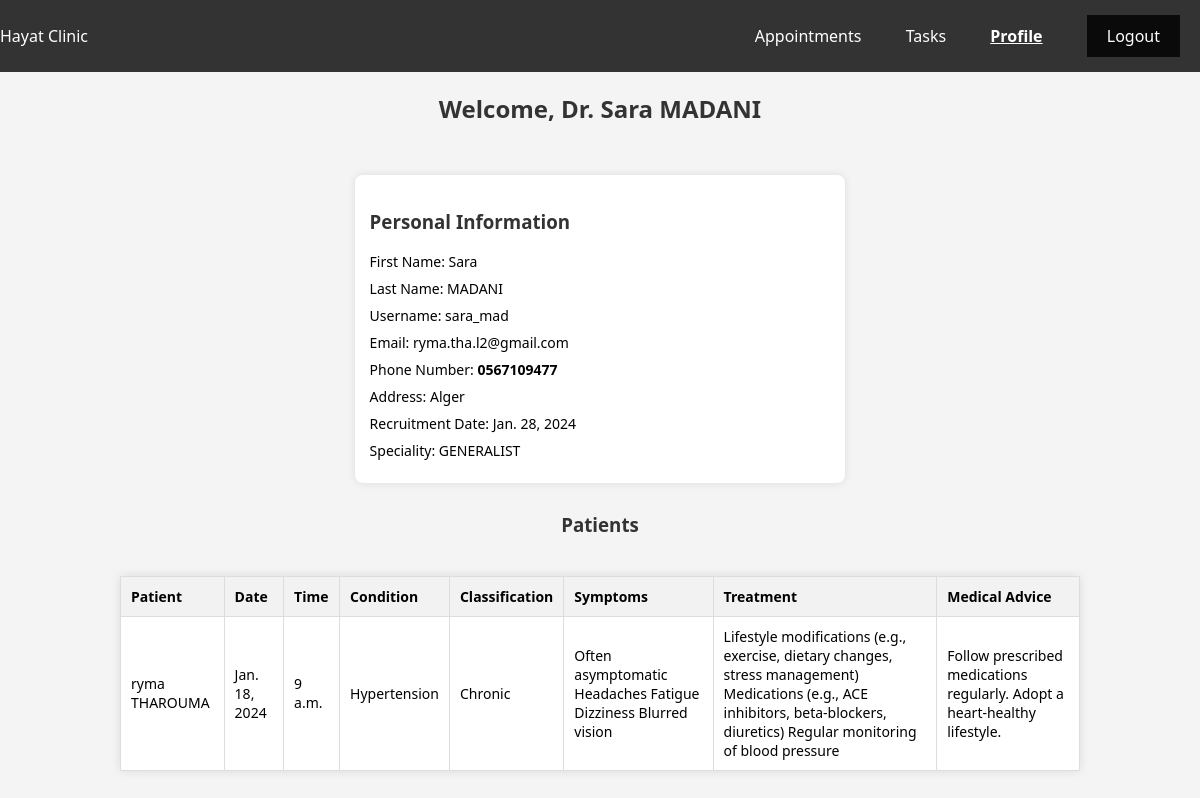
Page /project/doctor_profile/ (signed in) on the committed database.
### Project/models.py (models this page shows, shortened)
class Doctor(models.Model):
    did = models.AutoField(primary_key=True)
    user = models.OneToOneField(User, on_delete=models.CASCADE)
    SPECIALITY_CHOICES = [
        ("GENERALIST", "Generalist"),
        ("CARDIO", "Cardiologist"),
        ("DERM", "Dermatologist"),
        ("NEURO", "Neurologist"),
        ("ORTHO", "Orthopedic Surgeon"),
        ("ENT", "Otolaryngologist (ENT Specialist)"),
        ("PEDI", "Pediatrician"),
        ("PSYCH", "Psychiatrist"),
    ]
    phone_number = models.CharField(max_length=15, null=False, blank=False)
    address = models.TextField(null=False, blank=False)
    date_recruitment = models.DateField(null=False, blank=False)
    speciality = models.CharField(max_length=10, choices=SPECIALITY_CHOICES, null=False, blank=False)

class Diagnosis(models.Model):
    condition = models.CharField(max_length=300,null=False, blank=False)
    classification = models.CharField(max_length=300,null=False, blank=False)
    symptoms = models.TextField(null=False, blank=False)
    treatement = models.TextField(null=False, blank=False)
    medica_advice = models.TextField(null=False, blank=False)
    appointment = models.OneToOneField(Appointment, on_delete=models.CASCADE, related_name='diagnosis', null=True, blank=True)

class Appointment(models.Model):
    aid = models.AutoField(primary_key=True)
    APPOINTMENT_STATES = [
        ("scheduled", "Scheduled"),
        ("completed", "Completed"),
        ("canceled", "Canceled"),
    ]
    TIME_CHOICES = [
        (time(hour, 0), f'{hour}:00')
        for hour in range(9, 12)  # Exclude 12:00
    ] + [
        (time(hour, 0), f'{hour}:00')
        for hour in range(13, 15)  # After lunch, resume from 13:00
    ]
    time_slot = models.TimeField(choices=TIME_CHOICES, default=TIME_CHOICES[0][0], null=False, blank=False)
    full_time = models.DateTimeField(null=False, blank=False)
    state = models.CharField(max_length=20, choices=APPOINTMENT_STATES, null=False, blank=False,default=APPOINTMENT_STATES[0][0])
    patient = models.ForeignKey('Patient', on_delete=models.CASCADE, related_name='appointments_as_patient')
    doctor = models.ForeignKey('Doctor', on_delete=models.CASCADE, related_name='appointments_as_doctor')

class Patient(models.Model):
    pid = models.AutoField(primary_key=True)
    user = models.OneToOneField(User, on_delete=models.CASCADE, unique=True, null=False)
    phone_number = models.CharField(max_length=15, unique=True, null=False, blank=False)
    address = models.CharField(max_length=200, null=False, blank=False)
    date_of_birth = models.DateField(null=False, blank=False)
    emergency_contact = models.CharField(max_length=100, blank=True, null=True)
    GENDER_CHOICES = [
        ('female', 'Female'),
        ('male', 'Male'),
    ]
    gender = models.CharField(max_length=10, choices=GENDER_CHOICES, default='female')

### Project/views.py (the view)
# urls.py: path('doctor_profile/', views.doctor_profile, name='doctor_profile'),
def doctor_profile(request):
    user = request.user
    doctor =Doctor.objects.get(user=user)
    appointments = Appointment.objects.filter(doctor=doctor, state='completed')
    diagnoses = Diagnosis.objects.filter(appointment__in=appointments)
    context = {
        'user': user,
        'doctor': doctor,
        'diagnoses': diagnoses,
        'appointments': appointments,
    }
    return render(request, 'doctor_profile.html', context)

### Project/templates/doctor_profile.html (shortened to what this page needs)
<!DOCTYPE html>
<html lang="en">
  <head>
  </head>
  <body>
    <nav>
      <span>Hayat Clinic</span>
      <div>
        <a href="{% url 'appointements_doc' %}">Appointments</a>
        <a href="{% url 'doctor_tasks' %}">Tasks</a>
        <a href="#" style="text-decoration: underline; font-weight: bold"
          >Profile</a
        >
        <a class="logout" href="{% url 'logout' %}">Logout</a>
      </div>
    </nav>
    <h2>Welcome, Dr. {{ user.first_name }} {{ user.last_name }}</h2>
    <div class="info-container">
      <div class="info-box">
        <h3>Personal Information</h3>
        <p>First Name: {{ user.first_name }}</p>
        <p>Last Name: {{ user.last_name }}</p>
        <p>Username: {{ user.username }}</p>
        <p>Email: {{ user.email }}</p>
        <p>
          Phone Number:
          <span style="font-weight: bold">{{ doctor.phone_number }}</span>
        </p>
        <p>Address: {{ doctor.address }}</p>
        <p>Recruitment Date: {{ doctor.date_recruitment }}</p>
        <p>Speciality: {{ doctor.speciality }}</p>
      </div>
    </div>
    <h3>Patients</h3>
    <table>
      <thead>
        <tr>
          <th>Patient</th>
          <th>Date</th>
          <th>Time</th>
          <th>Condition</th>
          <th>Classification</th>
          <th>Symptoms</th>
          <th>Treatment</th>
          <th>Medical Advice</th>
        </tr>
      </thead>
      <tbody>
        {% for diagnosis in diagnoses %}
        <tr>
          <td>{{ diagnosis.appointment.patient.user.get_full_name }}</td>
          <td>{{ diagnosis.appointment.full_time|date:"M. d, Y" }}</td>
          <td>{{ diagnosis.appointment.time_slot }}</td>
          <td>{{ diagnosis.condition }}</td>
          <td>{{ diagnosis.classification }}</td>
          <td>{{ diagnosis.symptoms }}</td>
          <td>{{ diagnosis.treatement }}</td>
          <td>{{ diagnosis.medica_advice }}</td>
        </tr>
        {% endfor %}
      </tbody>
    </table>
  </body>
</html>

### Project/templates/doctor_profile.html (style rules this page uses)
body { font-family: "Segoe UI", Tahoma, Geneva, Verdana, sans-serif; background-color: #f4f4f4; margin: 0; padding: 0; display: flex; flex-direction: column; align-items: center; }
nav { background-color: #333; color: white; padding: 10px; display: flex; justify-content: space-between; align-items: center; width: 100%; top: 0; left: 0; }
nav a { color: white; text-decoration: none; margin: 5px 20px; }
.logout { display: inline-block; background-color: #0b0a0a; padding: 10px 20px; }
h2, h3 { color: #333; }
.info-container { display: flex; justify-content: center; width: 80%; margin-top: 20px; }
.info-box { width: 48%; margin: 10px; padding: 15px; background-color: #fff; box-shadow: 0 0 8px rgba(0, 0, 0, 0.1); border-radius: 8px; }
table { width: 80%; margin-top: 20px; background-color: #fff; box-shadow: 0 0 10px rgba(0, 0, 0, 0.1); border-collapse: collapse; margin-bottom: 20px; }
th, td { border: 1px solid #ddd; padding: 10px; text-align: left; font-size: 14px; }
th { background-color: #f2f2f2; }
p { margin: 8px 0; font-size: 14px; }

### rows in the picture
Doctor: phone_number "0567109477", address "Alger", date_recruitment "Jan. 28, 2024", speciality "GENERALIST"
Diagnosis: appointment.patient.user.get_full_name "ryma THAROUMA", appointment.full_time "Jan. 18, 2024", appointment.time_slot "9 a.m.", condition "Hypertension", classification "Chronic", symptoms "Often asymptomatic Headaches Fatigue Dizziness Blurred vision", treatement "Lifestyle modifications (e.g., exercise, dietary changes, stress management) Medications (e.g., ACE inhibitors, beta-blockers, diuretics) Regular monitoring of blood pressure", medica_advice "Follow prescribed medications regularly. Adopt a heart-healthy lifestyle."

### other values in the picture
{{ user.first_name }} "Sara"
{{ user.last_name }} "MADANI"
{{ user.username }} "sara_mad"
{{ user.email }} "ryma.tha.l2@gmail.com"
